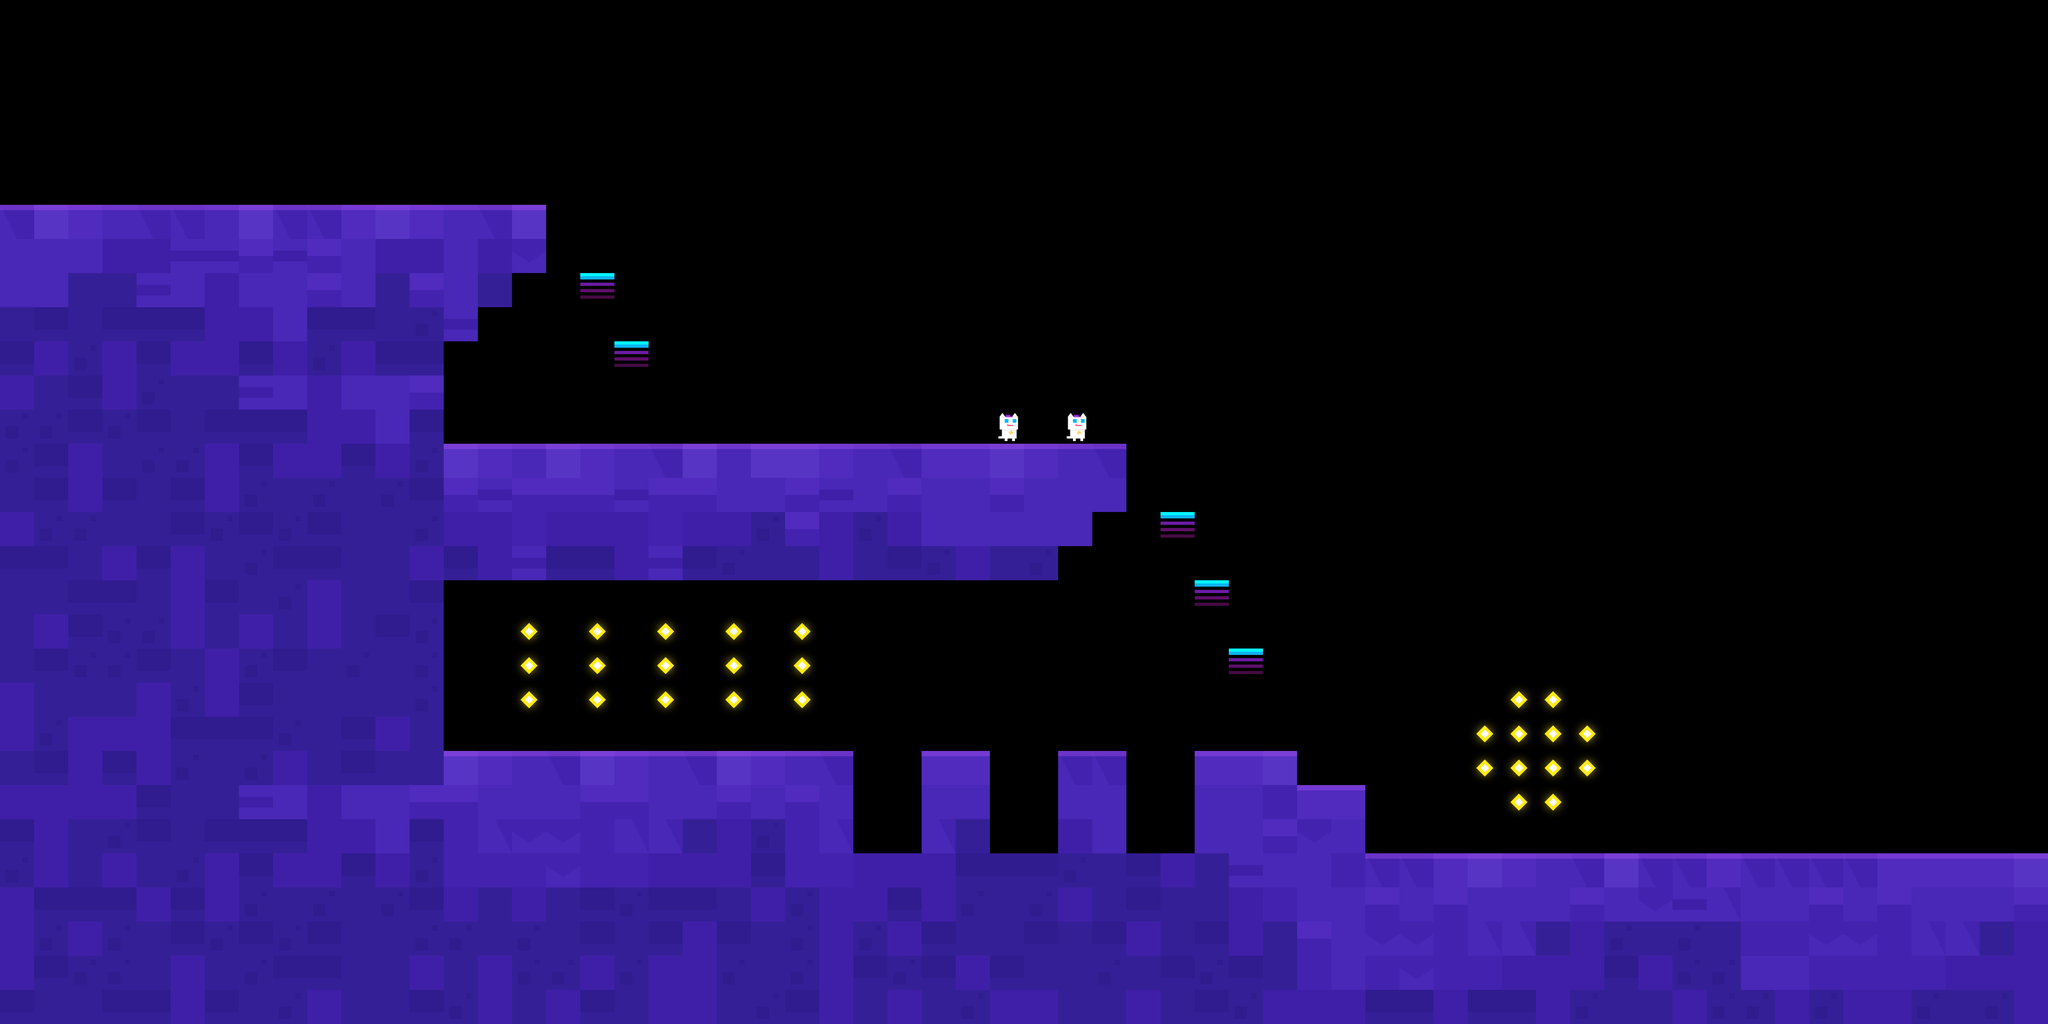

Tiled map render using the project's own tile images. Description and the map definition, with tile-layer contents summarised, below:
An orthogonal 60x30 tile map with 64x64 px tiles, 3 tile layers (mainBG, main, dangerous) and 19 objects (5x Event, 2x npc, player, ShowCoins, Applause).

<map version="1.0" orientation="orthogonal" renderorder="right-down" width="60" height="30" tilewidth="64" tileheight="64" nextobjectid="3520">
 <properties>
  <property name="bg" value="lyBG7_1" />
 </properties>
 <tileset firstgid="1" name="forest" tilewidth="70" tileheight="70">
  <tileoffset x="-3" y="3" />
  <image source="forest_intro.png" width="700" height="980" />
  <tile id="0">
   <properties>
    <property name="maxX" value="87" />
    <property name="maxY" value="63" />
    <property name="x" value="77" />
    <property name="y" value="61" />
   </properties>
  </tile>
 </tileset>
 <layer name="mainBG" width="60" height="30">
  <data>[1800 cells, 0 non-empty, 0 distinct tile ids]</data>
 </layer>
 <layer name="main" width="60" height="30">
  <data>[1800 cells, 741 non-empty, 21 distinct tile ids]</data>
 </layer>
 <objectgroup name="objConfig">
  <object id="3468" type="player" gid="120" x="704" y="384" />
  <object id="3501" name="Flash" type="npc" gid="101" x="1856" y="832" />
  <object id="3518" type="npc" gid="101" x="1984" y="832" />
 </objectgroup>
 <objectgroup name="triggerConfig">
  <object id="3507" name="Story1" type="Event" gid="101" x="1472" y="832" />
  <object id="3502" name="coinList1" type="ShowCoins" gid="101" x="1728" y="960" />
  <object id="3503" name="Story1" type="Event" gid="101" x="1536" y="832" />
  <object id="3504" name="Story1" type="Event" gid="101" x="1280" y="832" />
  <object id="3505" name="Story1" type="Event" gid="101" x="1344" y="832" />
  <object id="3506" name="Story1" type="Event" gid="101" x="1408" y="832" />
  <object id="3519" name="12,0,0,0" type="Applause" gid="105" x="2816" y="1408" />
 </objectgroup>
 <layer name="dangerous" width="60" height="30">
  <data>[1800 cells, 0 non-empty, 0 distinct tile ids]</data>
 </layer>
 <objectgroup name="coinList1">
  <object id="3509" gid="81" x="1664" y="704" />
  <object id="3510" gid="81" x="1728" y="704" />
  <object id="3511" gid="81" x="1792" y="704" />
  <object id="3512" gid="81" x="1664" y="640" />
  <object id="3513" gid="81" x="1728" y="640" />
  <object id="3514" gid="81" x="1792" y="640" />
  <object id="3515" gid="81" x="1664" y="576" />
  <object id="3516" gid="81" x="1728" y="576" />
  <object id="3517" gid="81" x="1792" y="576" />
 </objectgroup>
</map>
